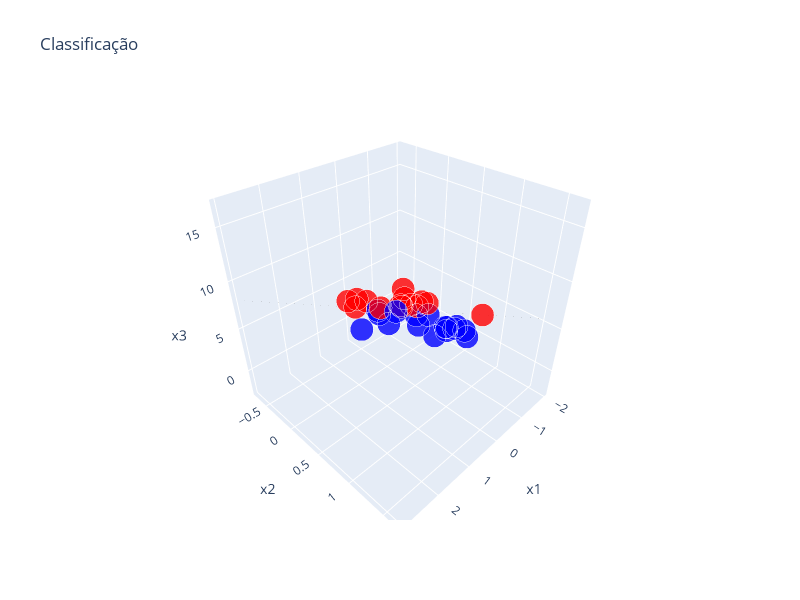

Source (notebook cell):
### Code cell
#criar grafico 3d interativo
colors = ['red' if y == -1 else 'blue' for y in yhat]

#criar malha para o hiperplano
x1_range = np.linspace(x[:, 0].min() - 0.5, x[:, 0].max() + 0.5, 20)
x2_range = np.linspace(x[:, 1].min() - 0.5, x[:, 1].max() + 0.5, 20)
x1_grid, x2_grid = np.meshgrid(x1_range, x2_range)

#calcular x3 para o hiperplano: w0*x1 + w1*x2 + w2*x3 + w3*(-1) = 0
#x3 = (w0*x1 + w1*x2 - w3) / (-w2)
x3_grid = (w[0] * x1_grid + w[1] * x2_grid - w[3]) / (-w[2])

fig = go.Figure()

#adicionar o hiperplano
fig.add_trace(go.Surface(
   x=x1_grid,
   y=x2_grid,
   z=x3_grid,
   colorscale='gray',
   opacity=0.3,
   showscale=False,
   name='Hiperplano'
))

#adicionar os pontos
fig.add_trace(go.Scatter3d(
   x=x[:, 0],
   y=x[:, 1],
   z=x[:, 2],
   mode='markers',
   marker=dict(
      size=8,
      color=colors,
      opacity=0.8,
      line=dict(width=1, color='white')
   ),
   name='Amostras'
))

fig.update_layout(
   title='Classificação',
   scene=dict(
      xaxis_title='x1',
      yaxis_title='x2',
      zaxis_title='x3'
   ),
   width=800,
   height=600
)

fig.show()

### Figure 1 — Plotly figure (JSON) as saved in the notebook; plotly's stock layout.template omitted (floating-point values rounded to 4 significant figures; data arrays with more than 128 entries replaced by an {"elided": "..."} marker saying what was removed)
{"data": [{"colorscale": [[0, "rgb(0, 0, 0)"], [0.09091, "rgb(16, 16, 16)"], [0.1818, "rgb(38, 38, 38)"], [0.2727, "rgb(59, 59, 59)"], [0.3636, "rgb(81, 80, 80)"], [0.4545, "rgb(102, 101, 101)"], [0.5455, "rgb(124, 123, 122)"], [0.6364, "rgb(146, 146, 145)"], [0.7273, "rgb(171, 171, 170)"], [0.8182, "rgb(197, 197, 195)"], [0.9091, "rgb(224, 224, 223)"], [1, "rgb(254, 254, 253)"]], "name": "Hiperplano", "opacity": 0.3, "showscale": false, "type": "surface", "x": {"elided": "20x20 float values"}, "y": {"elided": "20x20 float values"}, "z": {"elided": "20x20 float values"}}, {"marker": {"color": ["red", "red", "red", "blue", "blue", "red", "blue", "red", "blue", "blue", "red", "blue", "red", "red", "red", "red", "blue", "blue", "blue", "blue", "red", "blue", "blue", "blue", "blue", "red", "red", "blue", "red", "blue"], "line": {"color": "white", "width": 1}, "opacity": 0.8, "size": 8}, "mode": "markers", "name": "Amostras", "type": "scatter3d", "x": [-0.6508, -1.449, 2.085, 0.2626, 0.6418, 0.2569, 1.115, 0.0914, 0.0121, -0.0429, 0.434, 0.2735, 0.4839, 0.4089, 1.439, -0.9115, 0.3654, 0.2144, 0.2013, 0.6483, -0.1147, -0.797, -1.062, 0.5307, -1.22, 0.3957, -0.1013, 2.448, 2.015, 0.2012], "y": [0.1097, 0.8896, 0.6876, 1.148, 1.023, 0.673, 0.6043, 0.3399, 0.5256, 0.466, 0.687, 1.029, 0.4851, -0.1267, 0.1614, -0.1973, 1.048, 0.7515, 1.001, 0.2183, 0.2242, 0.8795, 0.6366, 0.1285, 0.7777, 0.1076, 0.5989, 0.9455, 0.6192, 0.2611], "z": [4.001, 4.401, 12.07, 7.798, 7.043, 8.326, 7.445, 7.068, 4.632, 5.432, 8.229, 7.193, 7.485, 5.502, 8.584, 2.196, 7.486, 7.17, 6.549, 5.899, 7.244, 3.876, 2.471, 5.688, 1.725, 5.662, 7.181, 11.21, 10.93, 5.463]}], "layout": {"height": 600, "scene": {"xaxis": {"title": {"text": "x1"}}, "yaxis": {"title": {"text": "x2"}}, "zaxis": {"title": {"text": "x3"}}}, "title": {"text": "Classificação"}, "width": 800}}
